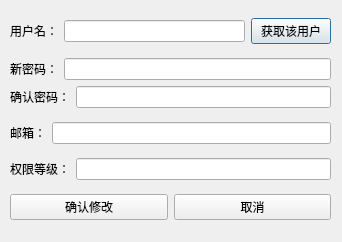
<?xml version="1.0" encoding="UTF-8"?>
<ui version="4.0">
 <class>useredit</class>
 <widget class="QDialog" name="useredit">
  <property name="geometry">
   <rect>
    <x>0</x>
    <y>0</y>
    <width>342</width>
    <height>242</height>
   </rect>
  </property>
  <property name="sizePolicy">
   <sizepolicy hsizetype="Fixed" vsizetype="Fixed">
    <horstretch>0</horstretch>
    <verstretch>0</verstretch>
   </sizepolicy>
  </property>
  <property name="windowTitle">
   <string>用户信息管理</string>
  </property>
  <widget class="QWidget" name="layoutWidget">
   <property name="geometry">
    <rect>
     <x>10</x>
     <y>10</y>
     <width>321</width>
     <height>221</height>
    </rect>
   </property>
   <layout class="QVBoxLayout" name="verticalLayout_2">
    <item>
     <layout class="QHBoxLayout" name="horizontalLayout_3">
      <item>
       <widget class="QLabel" name="label_3">
        <property name="text">
         <string>用户名：</string>
        </property>
       </widget>
      </item>
      <item>
       <widget class="QLineEdit" name="lineEdit_5"/>
      </item>
      <item>
       <widget class="QPushButton" name="pushButton_3">
        <property name="text">
         <string>获取该用户</string>
        </property>
       </widget>
      </item>
     </layout>
    </item>
    <item>
     <layout class="QVBoxLayout" name="verticalLayout">
      <item>
       <layout class="QHBoxLayout" name="horizontalLayout">
        <item>
         <widget class="QLabel" name="label">
          <property name="text">
           <string>新密码：</string>
          </property>
         </widget>
        </item>
        <item>
         <widget class="QLineEdit" name="lineEdit">
          <property name="echoMode">
           <enum>QLineEdit::Password</enum>
          </property>
         </widget>
        </item>
       </layout>
      </item>
      <item>
       <layout class="QHBoxLayout" name="horizontalLayout_2">
        <item>
         <widget class="QLabel" name="label_2">
          <property name="text">
           <string>确认密码：</string>
          </property>
         </widget>
        </item>
        <item>
         <widget class="QLineEdit" name="lineEdit_2">
          <property name="echoMode">
           <enum>QLineEdit::Password</enum>
          </property>
         </widget>
        </item>
       </layout>
      </item>
     </layout>
    </item>
    <item>
     <layout class="QHBoxLayout" name="horizontalLayout_4">
      <item>
       <widget class="QLabel" name="label_5">
        <property name="text">
         <string>邮箱：</string>
        </property>
       </widget>
      </item>
      <item>
       <widget class="QLineEdit" name="lineEdit_3"/>
      </item>
     </layout>
    </item>
    <item>
     <layout class="QHBoxLayout" name="horizontalLayout_5">
      <item>
       <widget class="QLabel" name="label_6">
        <property name="text">
         <string>权限等级：</string>
        </property>
       </widget>
      </item>
      <item>
       <widget class="QLineEdit" name="lineEdit_4"/>
      </item>
     </layout>
    </item>
    <item>
     <layout class="QHBoxLayout" name="horizontalLayout_6">
      <item>
       <widget class="QPushButton" name="pushButton">
        <property name="text">
         <string>确认修改</string>
        </property>
       </widget>
      </item>
      <item>
       <widget class="QPushButton" name="pushButton_2">
        <property name="text">
         <string>取消</string>
        </property>
       </widget>
      </item>
     </layout>
    </item>
   </layout>
  </widget>
 </widget>
 <resources/>
 <connections/>
</ui>
